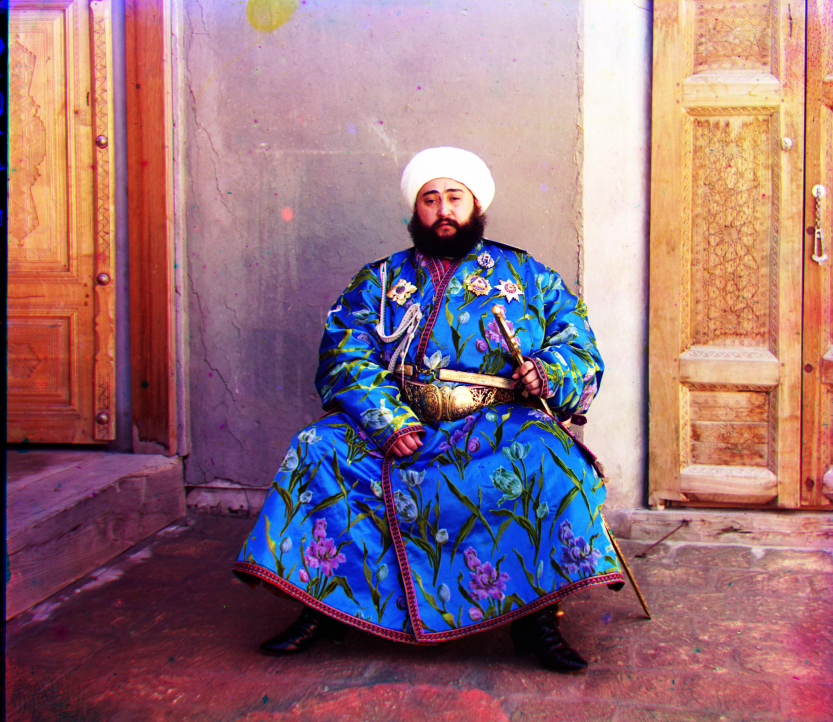
#> input picture out/equalize/emir.jpg, 3331 x 2888 px, given in place of emir.tif, which was not available (shown at 1/4 size)
$ jupyter execute --allow-errors main.ipynb
#> lines starting #> are read from the running program, lines starting #| are printed output that depends on the picture; pictures that were not available may be replaced by others from this repository, and a replacement may not be noted
[cell 1]
import cv2
import matplotlib.pyplot as plt
import numpy as np
import os

# [14 lines left out: function translate_no_pad, not called in this run]

[cell 2]
img_dir = 'data/'
out_dir = 'out_path/'

def read_img(img_name, img_dir = 'data/'):
#> called with img_name = 'emir.tif', img_dir = 'data/'
    img = plt.imread(img_dir + img_name)
#> img is the input picture: shape (2888, 3331, 3); mean R, G, B 149, 111.8, 122.2
    img = img / 255
    if '.tif' in img_name:
        img /= 255
    return img

# translates the image with a circular shift, where translation = (dh, dw)
def translate_circ(img, translation):
    return np.roll(np.roll(img, translation[0], axis=0), translation[1], axis=1)

def split_into_channels(img):
    # compute the height of each part (just 1/3 of total)
    height = np.floor(img.shape[0] / 3.0).astype(np.int_)
#> height = 962

    # separate color channels
    b, g, r = img[:height], img[height: 2*height], img[2*height: 3*height]
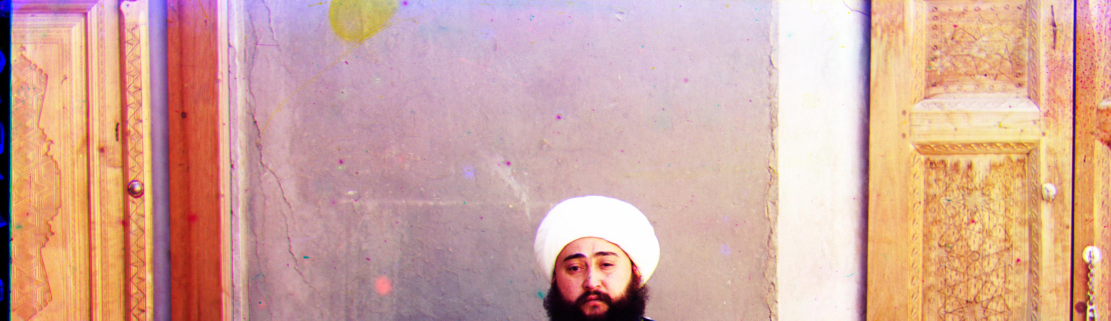
#> b: shape (962, 3331, 3) float64 (shown at 1/3 size); mean R, G, B 0.00325, 0.00259, 0.00241; drawn with min black and max white
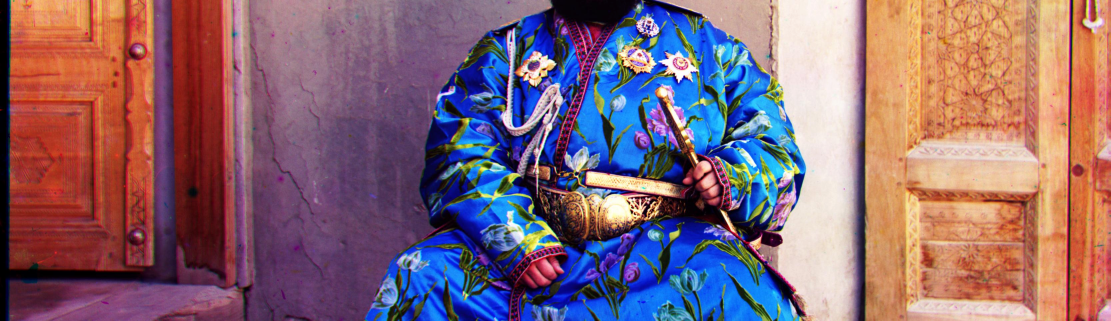
#> g: shape (962, 3331, 3) float64 (shown at 1/3 size); mean R, G, B 0.00208, 0.00158, 0.00177; drawn with min black and max white
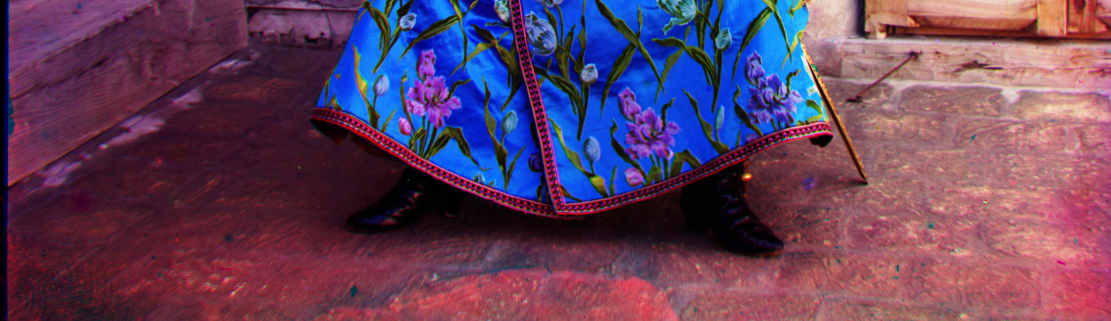
#> r: shape (962, 3331, 3) float64 (shown at 1/3 size); mean R, G, B 0.00154, 0.000996, 0.00146; drawn with min black and max white
    return r, g, b

# computes ssd score between two images
def ssd(img1, img2):
    ssd_score = np.sum((img1 - img2)**2)
    return ssd_score

# computes the normalized cross correlation, by first demeaning and normalizing
# [21 lines left out: functions ncc, naive_align_two_channels, not called in this run]

# Stacks the channels to get an RGB image
def stack_channels(r, g, b):
    img_out = np.dstack([r, g, b])
    return img_out

# Aligns images by a hard-coded translation
# [5 lines left out: function process_hard_coded, not called in this run]

# Naively crops the image by a fixed percentage from all sides
def crop_border(img, ratio = 0.2):
#> called with ratio = 0.2
    h, w = img.shape[:2]
#> h = 962; w = 3331
    return img[int(h*(ratio/2)):int(h*(1-ratio/2)), int(w*(ratio/2)):int(w*(1-ratio/2))]
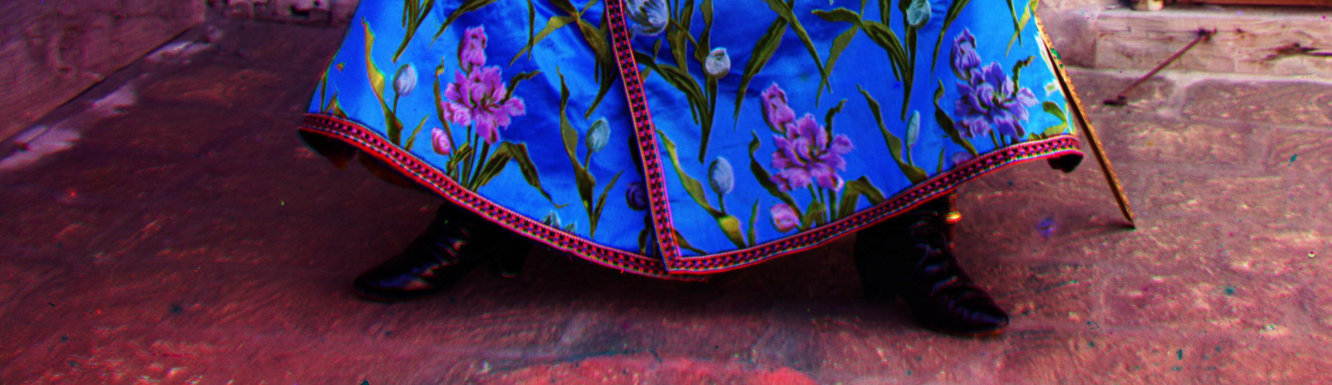
#> returned value: shape (769, 2664, 3) float64 (shown at 1/2 size); mean of channels 0, 1, 2 0.0013, 0.000896, 0.00143; drawn with min black and max white

# Given an unsplit image, returns the aligned image and translations needed using the single-scale search.
# [14 lines left out: function process_single_scale, not called in this run]

def save_img(fname, img_out, out_dir = 'out_path/'):
    img_out = (img_out*255).astype(np.uint8)
    plt.imsave(out_dir + fname, img_out)

[cell 3]
### Multiscale Pyramid Algorithm
import skimage
import math

#Computes the alignment needed to align the channels, searching in the space
# [-refine, refine] of displacements from the previous level's optimal displacements after upscaling
# [36 lines left out: function compute_pyramid_alignment, not called in this run]

contrast_funcs = {
    'equalize': lambda x: skimage.exposure.equalize_hist(x),
    'rescale': lambda x: skimage.exposure.rescale_intensity(x, in_range='image', out_range=(0,1)),
    'adapt_eq': lambda x: skimage.exposure.equalize_adapthist(x, clip_limit=0.008)
}

# Computes the translations needed to align an unsplit image and returns the processed image
# [39 lines left out: functions process_pyramid_scale, align_image_pyramid_scale, not called in this run]

[cell 4]
### visualize channels of emir.tiff with and without edge detection
import imageio
img_name = 'emir.tif'
out_dir = 'out/alignment_tests/'
img = read_img(img_name)
r,g,b = split_into_channels(img)
r,g,b = map(crop_border, (r,g,b))
#> call 2 of crop_border, with ratio = 0.2
#> in crop_border (call 2), `return img[int(h*(ratio/2)):int(h*(1-ratio/2)), int(w*(ratio/2)):int(w..`:
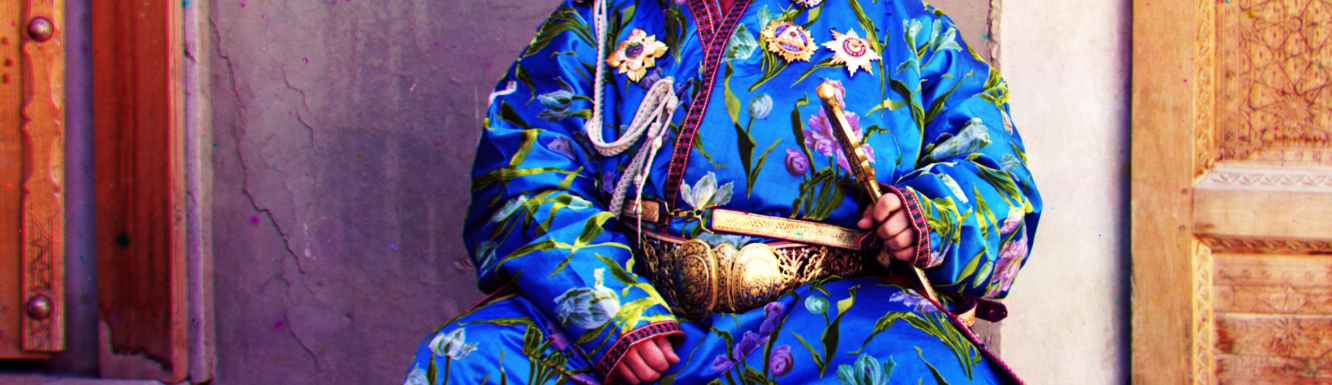
#> returned value: shape (769, 2664, 3) float64 (shown at 1/2 size); mean of channels 0, 1, 2 0.0019, 0.00157, 0.0019; drawn with min black and max white
#> call 3 of crop_border, with ratio = 0.2
#> in crop_border (call 3), `return img[int(h*(ratio/2)):int(h*(1-ratio/2)), int(w*(ratio/2)):int(w..`:
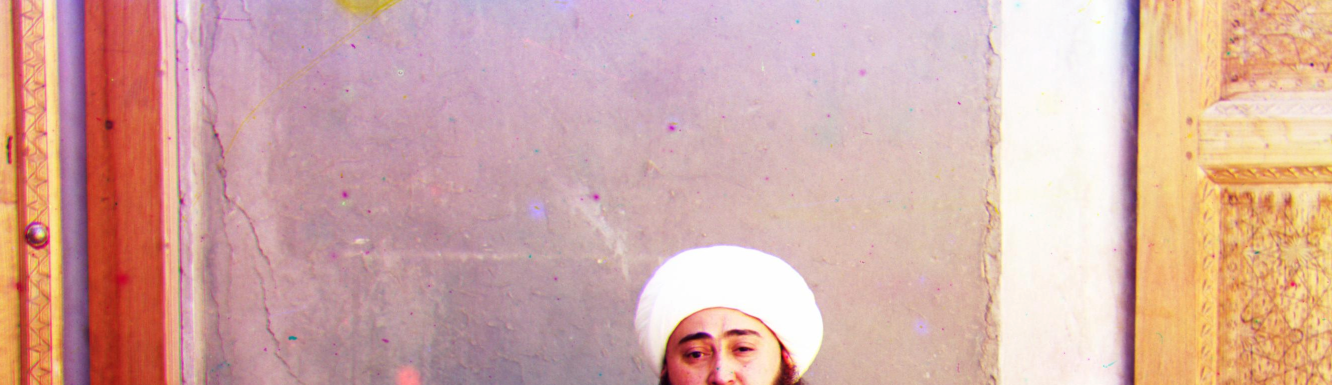
#> returned value: shape (769, 2664, 3) float64 (shown at 1/2 size); mean of channels 0, 1, 2 0.00327, 0.00265, 0.00254; drawn with min black and max white
r_edge,g_edge,b_edge = map(skimage.filters.sobel, (r,g,b))
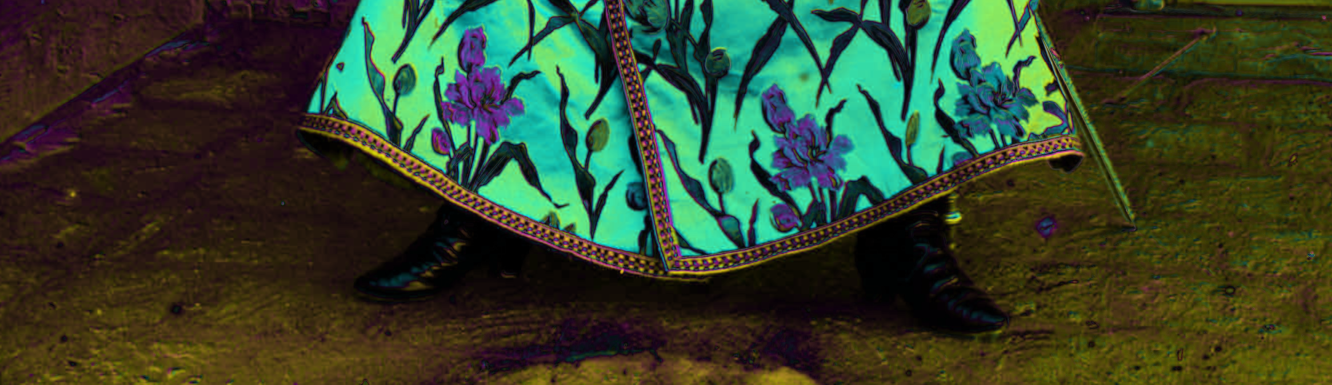
#> r_edge: shape (769, 2664, 3) float64 (shown at 1/2 size); mean R, G, B 0.000453, 0.000591, 0.00038; drawn with min black and max white
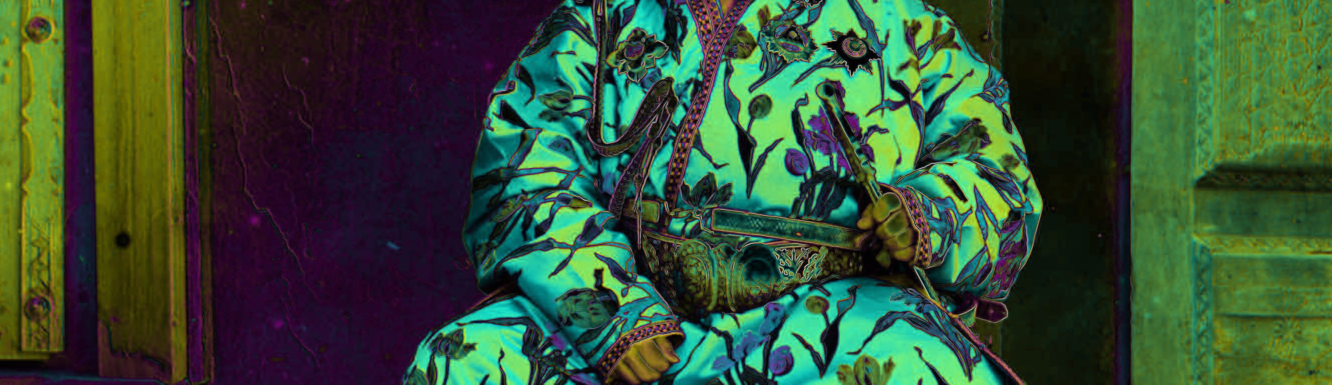
#> g_edge: shape (769, 2664, 3) float64 (shown at 1/2 size); mean R, G, B 0.000469, 0.000695, 0.000468; drawn with min black and max white
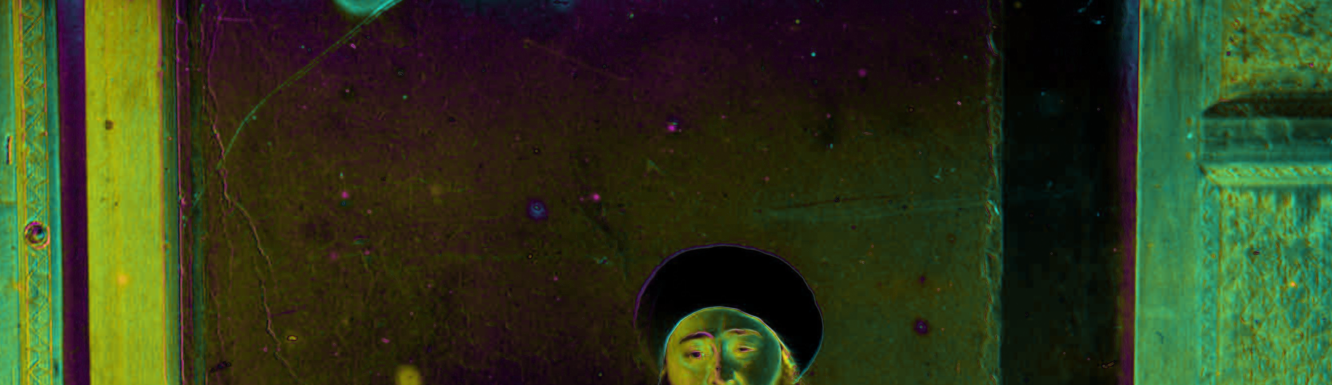
#> b_edge: shape (769, 2664, 3) float64 (shown at 1/2 size); mean R, G, B 0.000366, 0.000434, 0.00021; drawn with min black and max white
plt.imshow(r_edge, cmap='gray')

r, b, r_edge, b_edge = map(lambda x: (x/np.max(x)*255).astype(np.uint8), (r, b, r_edge, b_edge))
#> r: shape (769, 2664, 3)
#> b: shape (769, 2664, 3)
imageio.imwrite(out_dir+'emir_r.jpg', r)
imageio.imwrite(out_dir+'emir_b.jpg', b)
imageio.imwrite(out_dir+'emir_r_edge.jpg', r_edge)
imageio.imwrite(out_dir+'emir_b_edge.jpg', b_edge)
